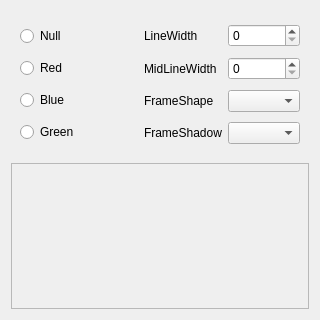
<?xml version="1.0" encoding="UTF-8"?>
<ui version="4.0">
 <class>Widget</class>
 <widget class="QWidget" name="Widget">
  <property name="geometry">
   <rect>
    <x>0</x>
    <y>0</y>
    <width>320</width>
    <height>320</height>
   </rect>
  </property>
  <property name="windowTitle">
   <string>Widget</string>
  </property>
  <layout class="QVBoxLayout" name="verticalLayout_2">
   <item>
    <layout class="QHBoxLayout" name="horizontalLayout">
     <item>
      <widget class="QWidget" name="widget" native="true">
       <layout class="QVBoxLayout" name="verticalLayout">
        <item>
         <widget class="QRadioButton" name="radioButtonNull">
          <property name="text">
           <string>Null</string>
          </property>
         </widget>
        </item>
        <item>
         <widget class="QRadioButton" name="radioButtonRed">
          <property name="text">
           <string>Red</string>
          </property>
         </widget>
        </item>
        <item>
         <widget class="QRadioButton" name="radioButtonBlue">
          <property name="text">
           <string>Blue</string>
          </property>
         </widget>
        </item>
        <item>
         <widget class="QRadioButton" name="radioButtonGreen">
          <property name="text">
           <string>Green</string>
          </property>
         </widget>
        </item>
       </layout>
      </widget>
     </item>
     <item>
      <widget class="QWidget" name="widget_2" native="true">
       <layout class="QGridLayout" name="gridLayout">
        <item row="0" column="0">
         <widget class="QLabel" name="label">
          <property name="text">
           <string>LineWidth</string>
          </property>
         </widget>
        </item>
        <item row="0" column="1">
         <widget class="QSpinBox" name="spinBoxLineWidth"/>
        </item>
        <item row="1" column="0">
         <widget class="QLabel" name="label_2">
          <property name="text">
           <string>MidLineWidth</string>
          </property>
         </widget>
        </item>
        <item row="1" column="1">
         <widget class="QSpinBox" name="spinBoxMidLineWidth"/>
        </item>
        <item row="2" column="0">
         <widget class="QLabel" name="label_3">
          <property name="text">
           <string>FrameShape</string>
          </property>
         </widget>
        </item>
        <item row="2" column="1">
         <widget class="QComboBox" name="comboBoxFrameShape"/>
        </item>
        <item row="3" column="0">
         <widget class="QLabel" name="label_4">
          <property name="text">
           <string>FrameShadow</string>
          </property>
         </widget>
        </item>
        <item row="3" column="1">
         <widget class="QComboBox" name="comboBoxFrameShadow"/>
        </item>
       </layout>
      </widget>
     </item>
    </layout>
   </item>
   <item>
    <widget class="QFrame" name="frameTest">
     <property name="frameShape">
      <enum>QFrame::StyledPanel</enum>
     </property>
     <property name="frameShadow">
      <enum>QFrame::Raised</enum>
     </property>
    </widget>
   </item>
  </layout>
 </widget>
 <resources/>
 <connections/>
</ui>
